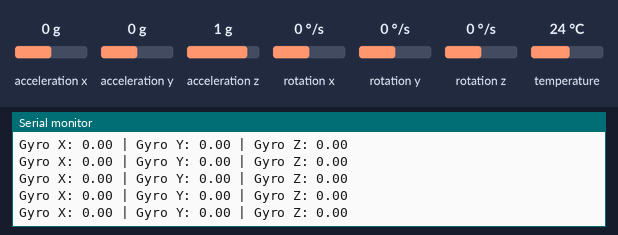
Bench run of a sketch on a simulated ESP32. Parts: the last lines printed to the serial monitor. Inputs (shaded band) come from the test bench; at power-on: rotation x 0 °/s, rotation y 0 °/s, rotation z 0 °/s, acceleration x 0 g, acceleration y 0 g, acceleration z 1 g, temperature 24 °C.

Above: at 2.2 s.
2.3 s: rotation x set to -192 °/s
At 2.34 s:
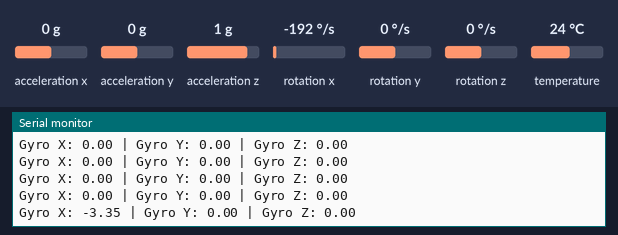
3.8 s: rotation y set to -192 °/s
At 3.88 s:
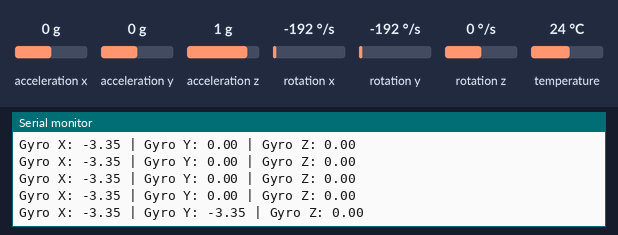
5.3 s: rotation z set to -192 °/s
At 5.31 s:
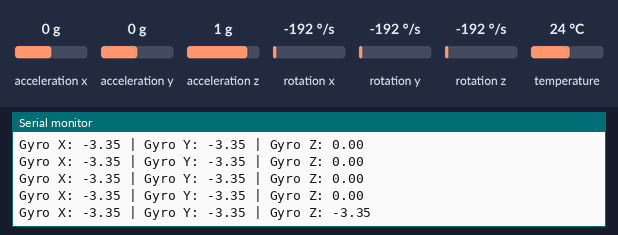

Measured:
- after the input at 2.3 s, the serial monitor: prints a new line at once (image 1)
- after the input at 3.8 s, the serial monitor: prints a new line after 0.07 s (image 2)
- after the input at 5.3 s, the serial monitor: prints a new line at once (image 3)

The sketch:

MPU6050-Test.ino
```cpp
#include <Wire.h>
#include <Adafruit_MPU6050.h>
#include <Adafruit_Sensor.h>

TwoWire MPUWire = TwoWire(1);
Adafruit_MPU6050 mpu;

#define MPU_SDA 21
#define MPU_SCL 22

void setup() {
  Serial.begin(115200);
  delay(1000);

  MPUWire.begin(MPU_SDA, MPU_SCL, 400000);

  if (!mpu.begin(0x68, &MPUWire)) {
    Serial.println("MPU6050 not found");
    while (1) delay(10);
  }

  Serial.println("MPU6050 connected");
}

void loop() {
  sensors_event_t accel, gyro, temp;
  mpu.getEvent(&accel, &gyro, &temp);

  Serial.print("Gyro X: ");
  Serial.print(gyro.gyro.x);
  Serial.print(" | Gyro Y: ");
  Serial.print(gyro.gyro.y);
  Serial.print(" | Gyro Z: ");
  Serial.println(gyro.gyro.z);

  delay(100);
}
```
